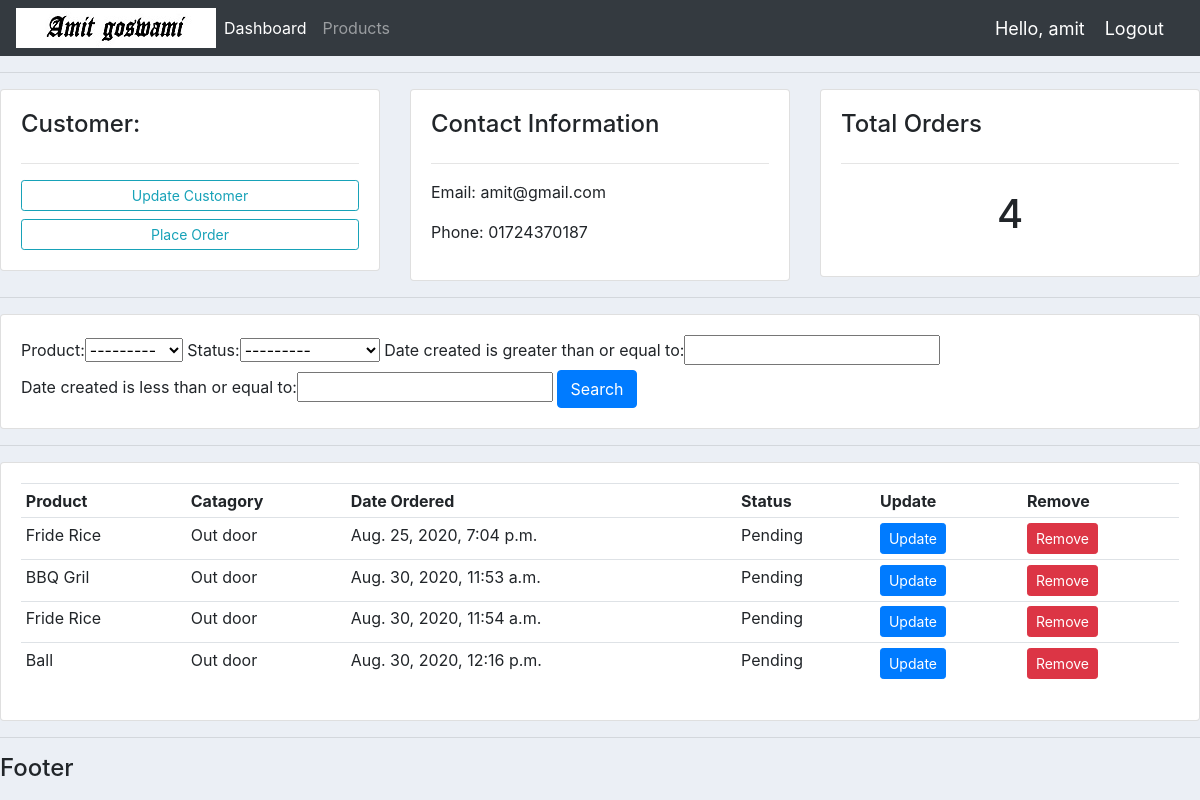
Page /customer/1 (signed in) on the committed database.
### accounts/models.py (models this page shows, shortened)
class Customer(models.Model):
	user = models.OneToOneField(User, null=True, on_delete=models.CASCADE)
	name = models.CharField(max_length=200, null=True)
	phone = models.CharField(max_length=200, null=True)
	email = models.CharField(max_length=200, null=True)
	profile_pic = models.ImageField(null=True, blank=True)
	date_created = models.DateTimeField(auto_now_add=True, null=True)

class Order(models.Model):
	STATUS = (
		('Pending','Pending'),
		('Out for delivery', 'Out for delivery'),
		('Delivered','Delivered'),
	)
	customer = models.ForeignKey(Customer, null=True, on_delete=models.SET_NULL)
	product = models.ForeignKey(Product, null=True, on_delete=models.SET_NULL)
	date_created = models.DateTimeField(auto_now_add=True, null=True)
	status = models.CharField(max_length=200, null=True, choices=STATUS)

class Product(models.Model):
	CATEGORY = (
		('Indoor', 'Indoor'),
		('Out door', 'Out door'),
	)
	name = models.CharField(max_length=200, null=True)
	price = models.FloatField(null=True)
	category = models.CharField(max_length=200, null=True, choices=CATEGORY)
	description = models.CharField(max_length=200, null=True, blank=True)
	date_created = models.DateTimeField(auto_now_add=True, null=True)
	tags = models.ManyToManyField(Tag)
	def __str__(self):
		return self.name

### accounts/decorators.py (the view)
        def wrapper_func(request, *args, **kwargs):
            group = None
            if request.user.groups.exists():
                group = request.user.groups.all()[0].name
            if group in allowed_roles:
                return view_func(request, *args, **kwargs)
            else:
                return HttpResponse('you are not authorized to view this course.')

### accounts/views.py (called while the page is built)
@login_required(login_url='login')
@allowed_users(allowed_roles=['admin'])
def customer(request, pk_test):
	customer = Customer.objects.get(id=pk_test)
	orders = customer.order_set.all()
	orders_count = orders.count()
	myfilter = OrderFilter(request.GET, queryset=orders)
	orders = myfilter.qs
	context = {'customer':customer, 'orders':orders,'orders_count':orders_count, 'myfilter':myfilter}
	return render(request, 'accounts/customer.html',context)

### accounts/templates/accounts/customer.html (shortened to what this page needs)
{% extends 'accounts/main.html' %}
{% block content %}
<hr>
<div class="row">
	<div class="col-md">
		<div class="card card-body">
			<h4>Customer:</h4>
			<hr>
			<a class="btn btn-outline-info btn-sm btn-block" href="">Update Customer</a>
			<a class="btn btn-outline-info btn-sm btn-block" href="{% url 'create_order' customer.id %}">Place Order</a>
		</div>
	</div>
	<div class="col-md">
		<div class="card card-body">
			<h4>Contact Information</h4>
			<hr>
			<p>Email: {{customer.email}}</p>
			<p>Phone: {{customer.phone}}</p>
		</div>
	</div>
	<div class="col-md">
		<div class="card card-body">
			<h4>Total Orders</h4>
			<hr>
			<h1 style="text-align: center; padding:10px">{{orders_count}}</h1>
		</div>
	</div>
</div>
<hr>
<div class="row">
	<div class="col">
		<div class="card card-body">
			<form class="" method="get">
				{{myfilter.form}}
				<button type="submit" class="btn btn-primary">Search</button>
			</form>
		</div>
	</div>
</div>
<hr>
<div class="row">
	<div class="col-md">
		<div class="card card-body">
			<table class="table table-sm">
				<tr>
					<th>Product</th>
					<th>Catagory</th>
					<th>Date Ordered</th>
					<th>Status</th>
					<th>Update</th>
					<th>Remove</th>
				</tr>
				{% for order in orders %}
				<tr>
					<td>{{order.product}}</td>
					<td>{{order.product.category}}</td>
					<td>{{order.date_created}}</td>
					<td>{{order.status}}</td>
					<td><a href="{% url 'update_order' order.id %}" class="btn btn-sm btn-primary">Update</a></td>
					<td><a href="{% url 'delete_order' order.id %}" class="btn btn-sm btn-danger">Remove</a></td>
				</tr>
				{% endfor %}
			</table>
		</div>
	</div>
</div>
{% endblock content %}

### accounts/templates/accounts/navbar.html (shortened to what this page needs)
{% load static %}
<nav class="navbar navbar-expand-lg navbar-dark bg-dark">
  <img src="{% static 'images/logo1.jpg' %}">
  <div class="collapse navbar-collapse" id="navbarNav">
    {% if request.user.is_staff %}
    <ul class="navbar-nav">
      <li class="nav-item active">
        <a class="nav-link" href="{% url 'home' %}">Dashboard</a>
      </li>
      <li class="nav-item">
        <a class="nav-link" href="{% url 'products' %}">Products</a>
      </li>
    </ul>
    {% else %}
       <li class="nav-item">
        <a class="hello-msg" href="{% url 'account' %}">Settings</a>
      </li>
    {% endif %}
  </div>
  <span class="hello-msg">Hello, {{request.user}}</span>
  <span><a class="hello-msg" href="{% url 'logout' %}">Logout</a></span>
</nav>

### static/css/main.css (style rules this page uses)
body { background-color: #ebeff5; }

### accounts/templates/accounts/navbar.html (style rules this page uses)
.hello-msg { font-size: 18px; color: #fff; margin-right: 20px; }

### rows in the picture
Customer: email "amit@gmail.com", phone "01724370187"
Order: product "Fride Rice", product.category "Out door", date_created "Aug. 25, 2020, 7:04 p.m.", status "Pending"
Order: product "BBQ Gril", product.category "Out door", date_created "Aug. 30, 2020, 11:53 a.m.", status "Pending"
Order: product "Fride Rice", product.category "Out door", date_created "Aug. 30, 2020, 11:54 a.m.", status "Pending"
Order: product "Ball", product.category "Out door", date_created "Aug. 30, 2020, 12:16 p.m.", status "Pending"

### other values in the picture
{{ request.user }} "amit"
{{ orders_count }} "4"
